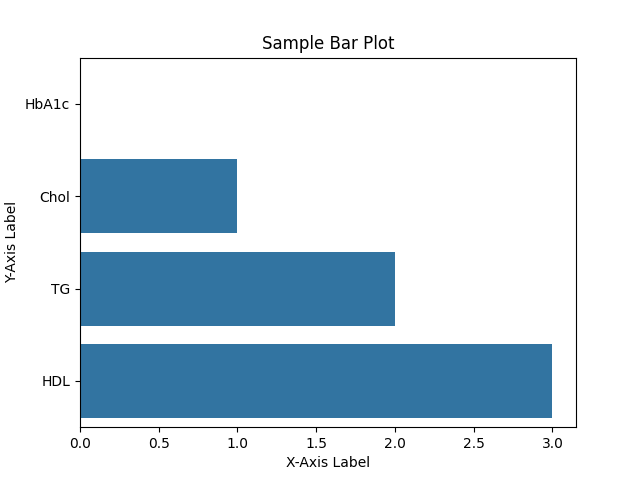

Python code for this plot:
import matplotlib.pyplot as plt
import seaborn as sns

# Sample data (replace with your own data)
data = ['HbA1c','Chol','TG','HDL']

# Create a bar plot using Seaborn
sns.barplot(x=range(len(data)), y=data)

# Add labels and title
plt.xlabel("X-Axis Label")
plt.ylabel("Y-Axis Label")
plt.title("Sample Bar Plot")

# Save the plot as "vis.png"
plt.savefig("vis.png")

# Show the plot (optional)
plt.show()